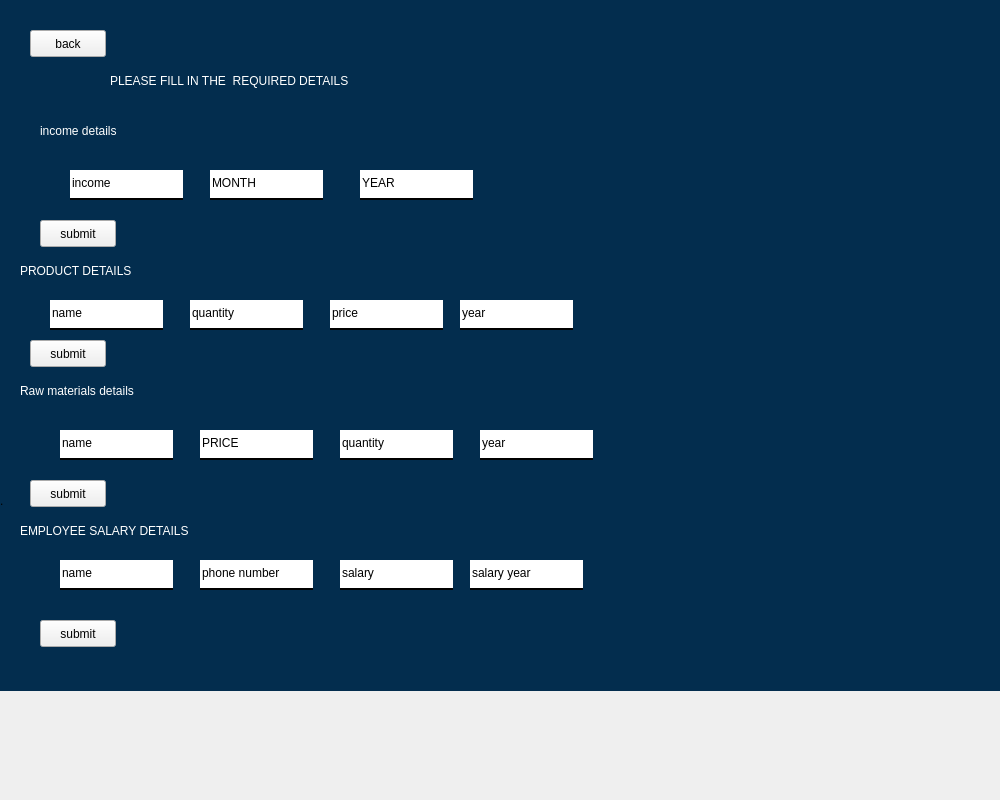
<?xml version="1.0" encoding="UTF-8"?>
<ui version="4.0">
 <class>Form</class>
 <widget class="QWidget" name="Form">
  <property name="geometry">
   <rect>
    <x>0</x>
    <y>0</y>
    <width>1000</width>
    <height>800</height>
   </rect>
  </property>
  <property name="windowTitle">
   <string>Form</string>
  </property>
  <widget class="QFrame" name="frame">
   <property name="geometry">
    <rect>
     <x>0</x>
     <y>0</y>
     <width>1001</width>
     <height>691</height>
    </rect>
   </property>
   <property name="frameShape">
    <enum>QFrame::StyledPanel</enum>
   </property>
   <property name="frameShadow">
    <enum>QFrame::Raised</enum>
   </property>
   <widget class="QLabel" name="bglabel">
    <property name="geometry">
     <rect>
      <x>0</x>
      <y>0</y>
      <width>1000</width>
      <height>1001</height>
     </rect>
    </property>
    <property name="styleSheet">
     <string notr="true">background-color: rgb(3, 45, 78);
</string>
    </property>
    <property name="text">
     <string>.</string>
    </property>
   </widget>
   <widget class="QLabel" name="mainlabel">
    <property name="geometry">
     <rect>
      <x>110</x>
      <y>60</y>
      <width>801</width>
      <height>41</height>
     </rect>
    </property>
    <property name="styleSheet">
     <string notr="true">font: 20pt &quot;Algerian&quot;;
color: rgb(255, 255, 255);</string>
    </property>
    <property name="text">
     <string>PLEASE FILL IN THE  REQUIRED DETAILS</string>
    </property>
   </widget>
   <widget class="QLabel" name="incomelabel">
    <property name="geometry">
     <rect>
      <x>40</x>
      <y>120</y>
      <width>331</width>
      <height>21</height>
     </rect>
    </property>
    <property name="styleSheet">
     <string notr="true">font: 14pt &quot;Algerian&quot;;

color: rgb(255, 255, 255);</string>
    </property>
    <property name="text">
     <string>income details</string>
    </property>
   </widget>
   <widget class="QLabel" name="productlabel">
    <property name="geometry">
     <rect>
      <x>20</x>
      <y>260</y>
      <width>361</width>
      <height>21</height>
     </rect>
    </property>
    <property name="styleSheet">
     <string notr="true">font: 14pt &quot;Algerian&quot;;

color: rgb(255, 255, 255);</string>
    </property>
    <property name="text">
     <string>PRODUCT DETAILS</string>
    </property>
   </widget>
   <widget class="QLabel" name="rawlabel">
    <property name="geometry">
     <rect>
      <x>20</x>
      <y>380</y>
      <width>381</width>
      <height>21</height>
     </rect>
    </property>
    <property name="styleSheet">
     <string notr="true">font: 14pt &quot;Algerian&quot;;

color: rgb(255, 255, 255);</string>
    </property>
    <property name="text">
     <string>Raw materials details</string>
    </property>
   </widget>
   <widget class="QLabel" name="emplabel">
    <property name="geometry">
     <rect>
      <x>20</x>
      <y>520</y>
      <width>411</width>
      <height>21</height>
     </rect>
    </property>
    <property name="styleSheet">
     <string notr="true">font: 14pt &quot;Algerian&quot;;

color: rgb(255, 255, 255);</string>
    </property>
    <property name="text">
     <string>EMPLOYEE SALARY DETAILS</string>
    </property>
   </widget>
   <widget class="QLineEdit" name="income">
    <property name="geometry">
     <rect>
      <x>70</x>
      <y>170</y>
      <width>113</width>
      <height>30</height>
     </rect>
    </property>
    <property name="styleSheet">
     <string notr="true">font: 12pt &quot;Algerian&quot;;
border-bottom-color: rgb(255, 255, 255);
border:none;
border-bottom:2px solid rgba(0,0,0,255);
padding-bottom:3px;
</string>
    </property>
    <property name="text">
     <string>income</string>
    </property>
   </widget>
   <widget class="QLineEdit" name="month">
    <property name="geometry">
     <rect>
      <x>210</x>
      <y>170</y>
      <width>113</width>
      <height>30</height>
     </rect>
    </property>
    <property name="styleSheet">
     <string notr="true">font: 12pt &quot;Algerian&quot;;
border-bottom-color:rgb(255, 255, 255);
border:none;
border-bottom:2px solid rgba(0,0,0,255);
padding-bottom:3px;</string>
    </property>
    <property name="text">
     <string>MONTH</string>
    </property>
   </widget>
   <widget class="QLineEdit" name="year">
    <property name="geometry">
     <rect>
      <x>360</x>
      <y>170</y>
      <width>113</width>
      <height>30</height>
     </rect>
    </property>
    <property name="styleSheet">
     <string notr="true">font: 12pt &quot;Algerian&quot;;
border-bottom-color: rgb(255, 255, 255);
border:none;
border-bottom:2px solid rgba(0,0,0,255);
padding-bottom:3px;</string>
    </property>
    <property name="text">
     <string>YEAR</string>
    </property>
   </widget>
   <widget class="QLineEdit" name="prodname">
    <property name="geometry">
     <rect>
      <x>50</x>
      <y>300</y>
      <width>113</width>
      <height>30</height>
     </rect>
    </property>
    <property name="styleSheet">
     <string notr="true">font: 12pt &quot;Algerian&quot;;
border-bottom-color: rgb(255, 255, 255);
border:none;
border-bottom:2px solid rgba(0,0,0,255);
padding-bottom:3px;</string>
    </property>
    <property name="text">
     <string>name</string>
    </property>
   </widget>
   <widget class="QLineEdit" name="prodquan">
    <property name="geometry">
     <rect>
      <x>190</x>
      <y>300</y>
      <width>113</width>
      <height>30</height>
     </rect>
    </property>
    <property name="styleSheet">
     <string notr="true">font: 12pt &quot;Algerian&quot;;
border-bottom-color: rgb(255, 255, 255);
border:none;
border-bottom:2px solid rgba(0,0,0,255);
padding-bottom:3px;</string>
    </property>
    <property name="text">
     <string>quantity</string>
    </property>
   </widget>
   <widget class="QLineEdit" name="prodprice">
    <property name="geometry">
     <rect>
      <x>330</x>
      <y>300</y>
      <width>113</width>
      <height>30</height>
     </rect>
    </property>
    <property name="styleSheet">
     <string notr="true">font: 12pt &quot;Algerian&quot;;
border-bottom-color: rgb(255, 255, 255);
border:none;
border-bottom:2px solid rgba(0,0,0,255);
padding-bottom:3px;</string>
    </property>
    <property name="text">
     <string>price</string>
    </property>
   </widget>
   <widget class="QLineEdit" name="yearproduct">
    <property name="geometry">
     <rect>
      <x>460</x>
      <y>300</y>
      <width>113</width>
      <height>30</height>
     </rect>
    </property>
    <property name="styleSheet">
     <string notr="true">font: 12pt &quot;Algerian&quot;;
border-bottom-color: rgb(255, 255, 255);
border:none;
border-bottom:2px solid rgba(0,0,0,255);
padding-bottom:3px;</string>
    </property>
    <property name="text">
     <string>year</string>
    </property>
   </widget>
   <widget class="QLineEdit" name="rawname">
    <property name="geometry">
     <rect>
      <x>60</x>
      <y>430</y>
      <width>113</width>
      <height>30</height>
     </rect>
    </property>
    <property name="styleSheet">
     <string notr="true">font: 12pt &quot;Algerian&quot;;
border-bottom-color: rgb(255, 255, 255);
border:none;
border-bottom:2px solid rgba(0,0,0,255);
padding-bottom:3px;</string>
    </property>
    <property name="text">
     <string>name</string>
    </property>
   </widget>
   <widget class="QLineEdit" name="rawprice">
    <property name="geometry">
     <rect>
      <x>200</x>
      <y>430</y>
      <width>113</width>
      <height>30</height>
     </rect>
    </property>
    <property name="styleSheet">
     <string notr="true">font: 12pt &quot;Algerian&quot;;
border-bottom-color: rgb(255, 255, 255);
border:none;
border-bottom:2px solid rgba(0,0,0,255);
padding-bottom:3px;</string>
    </property>
    <property name="text">
     <string>PRICE</string>
    </property>
   </widget>
   <widget class="QLineEdit" name="rawquan">
    <property name="geometry">
     <rect>
      <x>340</x>
      <y>430</y>
      <width>113</width>
      <height>30</height>
     </rect>
    </property>
    <property name="styleSheet">
     <string notr="true">font: 12pt &quot;Algerian&quot;;
border-bottom-color: rgb(255, 255, 255);
border:none;
border-bottom:2px solid rgba(0,0,0,255);
padding-bottom:3px;</string>
    </property>
    <property name="text">
     <string>quantity</string>
    </property>
   </widget>
   <widget class="QLineEdit" name="rawyear">
    <property name="geometry">
     <rect>
      <x>480</x>
      <y>430</y>
      <width>113</width>
      <height>30</height>
     </rect>
    </property>
    <property name="styleSheet">
     <string notr="true">font: 12pt &quot;Algerian&quot;;
border-bottom-color: rgb(255, 255, 255);
border:none;
border-bottom:2px solid rgba(0,0,0,255);
padding-bottom:3px;</string>
    </property>
    <property name="text">
     <string>year</string>
    </property>
   </widget>
   <widget class="QLineEdit" name="empname">
    <property name="geometry">
     <rect>
      <x>60</x>
      <y>560</y>
      <width>113</width>
      <height>30</height>
     </rect>
    </property>
    <property name="styleSheet">
     <string notr="true">font: 12pt &quot;Algerian&quot;;
border-bottom-color: rgb(255, 255, 255);
border:none;
border-bottom:2px solid rgba(0,0,0,255);
padding-bottom:3px;</string>
    </property>
    <property name="text">
     <string>name</string>
    </property>
   </widget>
   <widget class="QLineEdit" name="phno">
    <property name="geometry">
     <rect>
      <x>200</x>
      <y>560</y>
      <width>113</width>
      <height>30</height>
     </rect>
    </property>
    <property name="styleSheet">
     <string notr="true">font: 12pt &quot;Algerian&quot;;
border-bottom-color: rgb(255, 255, 255);
border:none;
border-bottom:2px solid rgba(0,0,0,255);
padding-bottom:3px;
</string>
    </property>
    <property name="text">
     <string>phone number</string>
    </property>
   </widget>
   <widget class="QLineEdit" name="empsal">
    <property name="geometry">
     <rect>
      <x>340</x>
      <y>560</y>
      <width>113</width>
      <height>30</height>
     </rect>
    </property>
    <property name="styleSheet">
     <string notr="true">font: 12pt &quot;Algerian&quot;;
border-bottom-color: rgb(255, 255, 255);
border:none;
border-bottom:2px solid rgba(0,0,0,255);
padding-bottom:3px;</string>
    </property>
    <property name="text">
     <string>salary</string>
    </property>
   </widget>
   <widget class="QLineEdit" name="empyear">
    <property name="geometry">
     <rect>
      <x>470</x>
      <y>560</y>
      <width>113</width>
      <height>30</height>
     </rect>
    </property>
    <property name="styleSheet">
     <string notr="true">font: 12pt &quot;Algerian&quot;;
border-bottom-color: rgb(255, 255, 255);
border:none;
border-bottom:2px solid rgba(0,0,0,255);
padding-bottom:3px;</string>
    </property>
    <property name="text">
     <string>salary year</string>
    </property>
   </widget>
   <widget class="QPushButton" name="pushButton">
    <property name="geometry">
     <rect>
      <x>30</x>
      <y>30</y>
      <width>76</width>
      <height>27</height>
     </rect>
    </property>
    <property name="styleSheet">
     <string notr="true">font: 10pt &quot;Algerian&quot;;
</string>
    </property>
    <property name="text">
     <string>back</string>
    </property>
   </widget>
   <widget class="QPushButton" name="incomebtn">
    <property name="geometry">
     <rect>
      <x>40</x>
      <y>220</y>
      <width>76</width>
      <height>27</height>
     </rect>
    </property>
    <property name="styleSheet">
     <string notr="true">font: 10pt &quot;Algerian&quot;;</string>
    </property>
    <property name="text">
     <string>submit</string>
    </property>
   </widget>
   <widget class="QPushButton" name="prodbtn">
    <property name="geometry">
     <rect>
      <x>30</x>
      <y>340</y>
      <width>76</width>
      <height>27</height>
     </rect>
    </property>
    <property name="styleSheet">
     <string notr="true">font: 10pt &quot;Algerian&quot;;</string>
    </property>
    <property name="text">
     <string>submit</string>
    </property>
   </widget>
   <widget class="QPushButton" name="rawbtn">
    <property name="geometry">
     <rect>
      <x>30</x>
      <y>480</y>
      <width>76</width>
      <height>27</height>
     </rect>
    </property>
    <property name="styleSheet">
     <string notr="true">font: 10pt &quot;Algerian&quot;;</string>
    </property>
    <property name="text">
     <string>submit</string>
    </property>
   </widget>
   <widget class="QPushButton" name="salbtn">
    <property name="geometry">
     <rect>
      <x>40</x>
      <y>620</y>
      <width>76</width>
      <height>27</height>
     </rect>
    </property>
    <property name="styleSheet">
     <string notr="true">font: 10pt &quot;Algerian&quot;;</string>
    </property>
    <property name="text">
     <string>submit</string>
    </property>
   </widget>
  </widget>
 </widget>
 <resources/>
 <connections/>
</ui>
